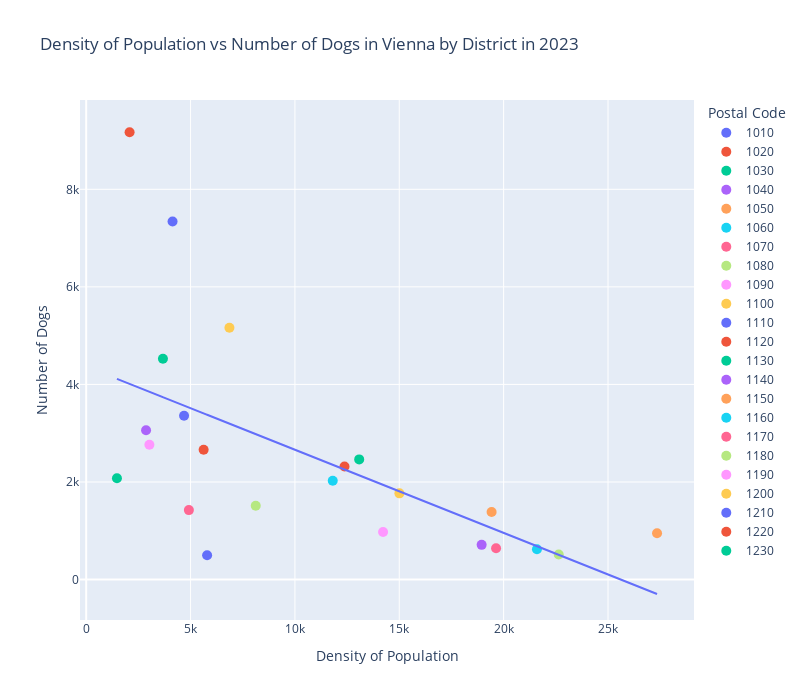

The code cell stored with this chart in its notebook:
### Markdown cell above
You can already tell that there is a negative correlation between the number of dogs and the population density in this plot, but let's plot a trendline over the data to make it more visible.

### Code cell
#Add trendline
coeffs = np.polyfit(df_h4_dogs_pop_2023['POP_DENSITY'], df_h4_dogs_pop_2023['DOG_VALUE'], 1)
vals = np.polyval(coeffs, df_h4_dogs_pop_2023['POP_DENSITY'])
    
line = px.line(x=df_h4_dogs_pop_2023['POP_DENSITY'], y=vals)

fig.add_trace(line.data[0])

### Figure 1 — Plotly figure (JSON) as saved in the notebook; plotly's stock layout.template omitted (floating-point values rounded to 4 significant figures)
{"data": [{"customdata": [["1010"]], "hovertemplate": "Postal Code=%{customdata[0]}<br>Density of Population=%{x}<br>Number of Dogs=%{y}<extra></extra>", "legendgroup": "1010", "marker": {"color": "#636efa", "size": 10, "symbol": "circle"}, "mode": "markers", "name": "1010", "orientation": "v", "showlegend": true, "type": "scatter", "x": [5793.0], "xaxis": "x", "y": [497], "yaxis": "y"}, {"customdata": [["1020"]], "hovertemplate": "Postal Code=%{customdata[0]}<br>Density of Population=%{x}<br>Number of Dogs=%{y}<extra></extra>", "legendgroup": "1020", "marker": {"color": "#EF553B", "size": 10, "symbol": "circle"}, "mode": "markers", "name": "1020", "orientation": "v", "showlegend": true, "type": "scatter", "x": [5627.0], "xaxis": "x", "y": [2659], "yaxis": "y"}, {"customdata": [["1030"]], "hovertemplate": "Postal Code=%{customdata[0]}<br>Density of Population=%{x}<br>Number of Dogs=%{y}<extra></extra>", "legendgroup": "1030", "marker": {"color": "#00cc96", "size": 10, "symbol": "circle"}, "mode": "markers", "name": "1030", "orientation": "v", "showlegend": true, "type": "scatter", "x": [13080.0], "xaxis": "x", "y": [2463], "yaxis": "y"}, {"customdata": [["1040"]], "hovertemplate": "Postal Code=%{customdata[0]}<br>Density of Population=%{x}<br>Number of Dogs=%{y}<extra></extra>", "legendgroup": "1040", "marker": {"color": "#ab63fa", "size": 10, "symbol": "circle"}, "mode": "markers", "name": "1040", "orientation": "v", "showlegend": true, "type": "scatter", "x": [18950.0], "xaxis": "x", "y": [711], "yaxis": "y"}, {"customdata": [["1050"]], "hovertemplate": "Postal Code=%{customdata[0]}<br>Density of Population=%{x}<br>Number of Dogs=%{y}<extra></extra>", "legendgroup": "1050", "marker": {"color": "#FFA15A", "size": 10, "symbol": "circle"}, "mode": "markers", "name": "1050", "orientation": "v", "showlegend": true, "type": "scatter", "x": [27350.0], "xaxis": "x", "y": [948], "yaxis": "y"}, {"customdata": [["1060"]], "hovertemplate": "Postal Code=%{customdata[0]}<br>Density of Population=%{x}<br>Number of Dogs=%{y}<extra></extra>", "legendgroup": "1060", "marker": {"color": "#19d3f3", "size": 10, "symbol": "circle"}, "mode": "markers", "name": "1060", "orientation": "v", "showlegend": true, "type": "scatter", "x": [21600.0], "xaxis": "x", "y": [619], "yaxis": "y"}, {"customdata": [["1070"]], "hovertemplate": "Postal Code=%{customdata[0]}<br>Density of Population=%{x}<br>Number of Dogs=%{y}<extra></extra>", "legendgroup": "1070", "marker": {"color": "#FF6692", "size": 10, "symbol": "circle"}, "mode": "markers", "name": "1070", "orientation": "v", "showlegend": true, "type": "scatter", "x": [19640.0], "xaxis": "x", "y": [641], "yaxis": "y"}, {"customdata": [["1080"]], "hovertemplate": "Postal Code=%{customdata[0]}<br>Density of Population=%{x}<br>Number of Dogs=%{y}<extra></extra>", "legendgroup": "1080", "marker": {"color": "#B6E880", "size": 10, "symbol": "circle"}, "mode": "markers", "name": "1080", "orientation": "v", "showlegend": true, "type": "scatter", "x": [22640.0], "xaxis": "x", "y": [512], "yaxis": "y"}, {"customdata": [["1090"]], "hovertemplate": "Postal Code=%{customdata[0]}<br>Density of Population=%{x}<br>Number of Dogs=%{y}<extra></extra>", "legendgroup": "1090", "marker": {"color": "#FF97FF", "size": 10, "symbol": "circle"}, "mode": "markers", "name": "1090", "orientation": "v", "showlegend": true, "type": "scatter", "x": [14220.0], "xaxis": "x", "y": [974], "yaxis": "y"}, {"customdata": [["1100"]], "hovertemplate": "Postal Code=%{customdata[0]}<br>Density of Population=%{x}<br>Number of Dogs=%{y}<extra></extra>", "legendgroup": "1100", "marker": {"color": "#FECB52", "size": 10, "symbol": "circle"}, "mode": "markers", "name": "1100", "orientation": "v", "showlegend": true, "type": "scatter", "x": [6862.0], "xaxis": "x", "y": [5162], "yaxis": "y"}, {"customdata": [["1110"]], "hovertemplate": "Postal Code=%{customdata[0]}<br>Density of Population=%{x}<br>Number of Dogs=%{y}<extra></extra>", "legendgroup": "1110", "marker": {"color": "#636efa", "size": 10, "symbol": "circle"}, "mode": "markers", "name": "1110", "orientation": "v", "showlegend": true, "type": "scatter", "x": [4689.0], "xaxis": "x", "y": [3356], "yaxis": "y"}, {"customdata": [["1120"]], "hovertemplate": "Postal Code=%{customdata[0]}<br>Density of Population=%{x}<br>Number of Dogs=%{y}<extra></extra>", "legendgroup": "1120", "marker": {"color": "#EF553B", "size": 10, "symbol": "circle"}, "mode": "markers", "name": "1120", "orientation": "v", "showlegend": true, "type": "scatter", "x": [12380.0], "xaxis": "x", "y": [2316], "yaxis": "y"}, {"customdata": [["1130"]], "hovertemplate": "Postal Code=%{customdata[0]}<br>Density of Population=%{x}<br>Number of Dogs=%{y}<extra></extra>", "legendgroup": "1130", "marker": {"color": "#00cc96", "size": 10, "symbol": "circle"}, "mode": "markers", "name": "1130", "orientation": "v", "showlegend": true, "type": "scatter", "x": [1473.0], "xaxis": "x", "y": [2075], "yaxis": "y"}, {"customdata": [["1140"]], "hovertemplate": "Postal Code=%{customdata[0]}<br>Density of Population=%{x}<br>Number of Dogs=%{y}<extra></extra>", "legendgroup": "1140", "marker": {"color": "#ab63fa", "size": 10, "symbol": "circle"}, "mode": "markers", "name": "1140", "orientation": "v", "showlegend": true, "type": "scatter", "x": [2868.0], "xaxis": "x", "y": [3062], "yaxis": "y"}, {"customdata": [["1150"]], "hovertemplate": "Postal Code=%{customdata[0]}<br>Density of Population=%{x}<br>Number of Dogs=%{y}<extra></extra>", "legendgroup": "1150", "marker": {"color": "#FFA15A", "size": 10, "symbol": "circle"}, "mode": "markers", "name": "1150", "orientation": "v", "showlegend": true, "type": "scatter", "x": [19420.0], "xaxis": "x", "y": [1383], "yaxis": "y"}, {"customdata": [["1160"]], "hovertemplate": "Postal Code=%{customdata[0]}<br>Density of Population=%{x}<br>Number of Dogs=%{y}<extra></extra>", "legendgroup": "1160", "marker": {"color": "#19d3f3", "size": 10, "symbol": "circle"}, "mode": "markers", "name": "1160", "orientation": "v", "showlegend": true, "type": "scatter", "x": [11810.0], "xaxis": "x", "y": [2024], "yaxis": "y"}, {"customdata": [["1170"]], "hovertemplate": "Postal Code=%{customdata[0]}<br>Density of Population=%{x}<br>Number of Dogs=%{y}<extra></extra>", "legendgroup": "1170", "marker": {"color": "#FF6692", "size": 10, "symbol": "circle"}, "mode": "markers", "name": "1170", "orientation": "v", "showlegend": true, "type": "scatter", "x": [4919.0], "xaxis": "x", "y": [1423], "yaxis": "y"}, {"customdata": [["1180"]], "hovertemplate": "Postal Code=%{customdata[0]}<br>Density of Population=%{x}<br>Number of Dogs=%{y}<extra></extra>", "legendgroup": "1180", "marker": {"color": "#B6E880", "size": 10, "symbol": "circle"}, "mode": "markers", "name": "1180", "orientation": "v", "showlegend": true, "type": "scatter", "x": [8123.0], "xaxis": "x", "y": [1511], "yaxis": "y"}, {"customdata": [["1190"]], "hovertemplate": "Postal Code=%{customdata[0]}<br>Density of Population=%{x}<br>Number of Dogs=%{y}<extra></extra>", "legendgroup": "1190", "marker": {"color": "#FF97FF", "size": 10, "symbol": "circle"}, "mode": "markers", "name": "1190", "orientation": "v", "showlegend": true, "type": "scatter", "x": [3027.0], "xaxis": "x", "y": [2763], "yaxis": "y"}, {"customdata": [["1200"]], "hovertemplate": "Postal Code=%{customdata[0]}<br>Density of Population=%{x}<br>Number of Dogs=%{y}<extra></extra>", "legendgroup": "1200", "marker": {"color": "#FECB52", "size": 10, "symbol": "circle"}, "mode": "markers", "name": "1200", "orientation": "v", "showlegend": true, "type": "scatter", "x": [15010.0], "xaxis": "x", "y": [1767], "yaxis": "y"}, {"customdata": [["1210"]], "hovertemplate": "Postal Code=%{customdata[0]}<br>Density of Population=%{x}<br>Number of Dogs=%{y}<extra></extra>", "legendgroup": "1210", "marker": {"color": "#636efa", "size": 10, "symbol": "circle"}, "mode": "markers", "name": "1210", "orientation": "v", "showlegend": true, "type": "scatter", "x": [4138.0], "xaxis": "x", "y": [7340], "yaxis": "y"}, {"customdata": [["1220"]], "hovertemplate": "Postal Code=%{customdata[0]}<br>Density of Population=%{x}<br>Number of Dogs=%{y}<extra></extra>", "legendgroup": "1220", "marker": {"color": "#EF553B", "size": 10, "symbol": "circle"}, "mode": "markers", "name": "1220", "orientation": "v", "showlegend": true, "type": "scatter", "x": [2079.0], "xaxis": "x", "y": [9170], "yaxis": "y"}, {"customdata": [["1230"]], "hovertemplate": "Postal Code=%{customdata[0]}<br>Density of Population=%{x}<br>Number of Dogs=%{y}<extra></extra>", "legendgroup": "1230", "marker": {"color": "#00cc96", "size": 10, "symbol": "circle"}, "mode": "markers", "name": "1230", "orientation": "v", "showlegend": true, "type": "scatter", "x": [3677.0], "xaxis": "x", "y": [4525], "yaxis": "y"}, {"hovertemplate": "x=%{x}<br>y=%{y}<extra></extra>", "legendgroup": "", "line": {"color": "#636efa", "dash": "solid"}, "marker": {"symbol": "circle"}, "mode": "lines", "name": "", "orientation": "v", "showlegend": false, "type": "scatter", "x": [5793.0, 5627.0, 13080.0, 18950.0, 27350.0, 21600.0, 19640.0, 22640.0, 14220.0, 6862.0, 4689.0, 12380.0, 1473.0, 2868.0, 19420.0, 11810.0, 4919.0, 8123.0, 3027.0, 15010.0, 4138.0, 2079.0, 3677.0], "xaxis": "x", "y": [3378.0, 3406.0, 2136.0, 1136.0, -296.8, 684.1, 1018.0, 506.5, 1941.0, 3196.0, 3566.0, 2256.0, 4115.0, 3877.0, 1055.0, 2352.0, 3527.0, 2981.0, 3850.0, 1808.0, 3660.0, 4011.0, 3739.0], "yaxis": "y"}], "layout": {"height": 700, "legend": {"title": {"text": "Postal Code"}, "tracegroupgap": 0}, "title": {"text": "Density of Population vs Number of Dogs in Vienna by District in 2023"}, "width": 800, "xaxis": {"anchor": "y", "domain": [0, 1], "title": {"text": "Density of Population"}}, "yaxis": {"anchor": "x", "domain": [0, 1], "title": {"text": "Number of Dogs"}}}}
